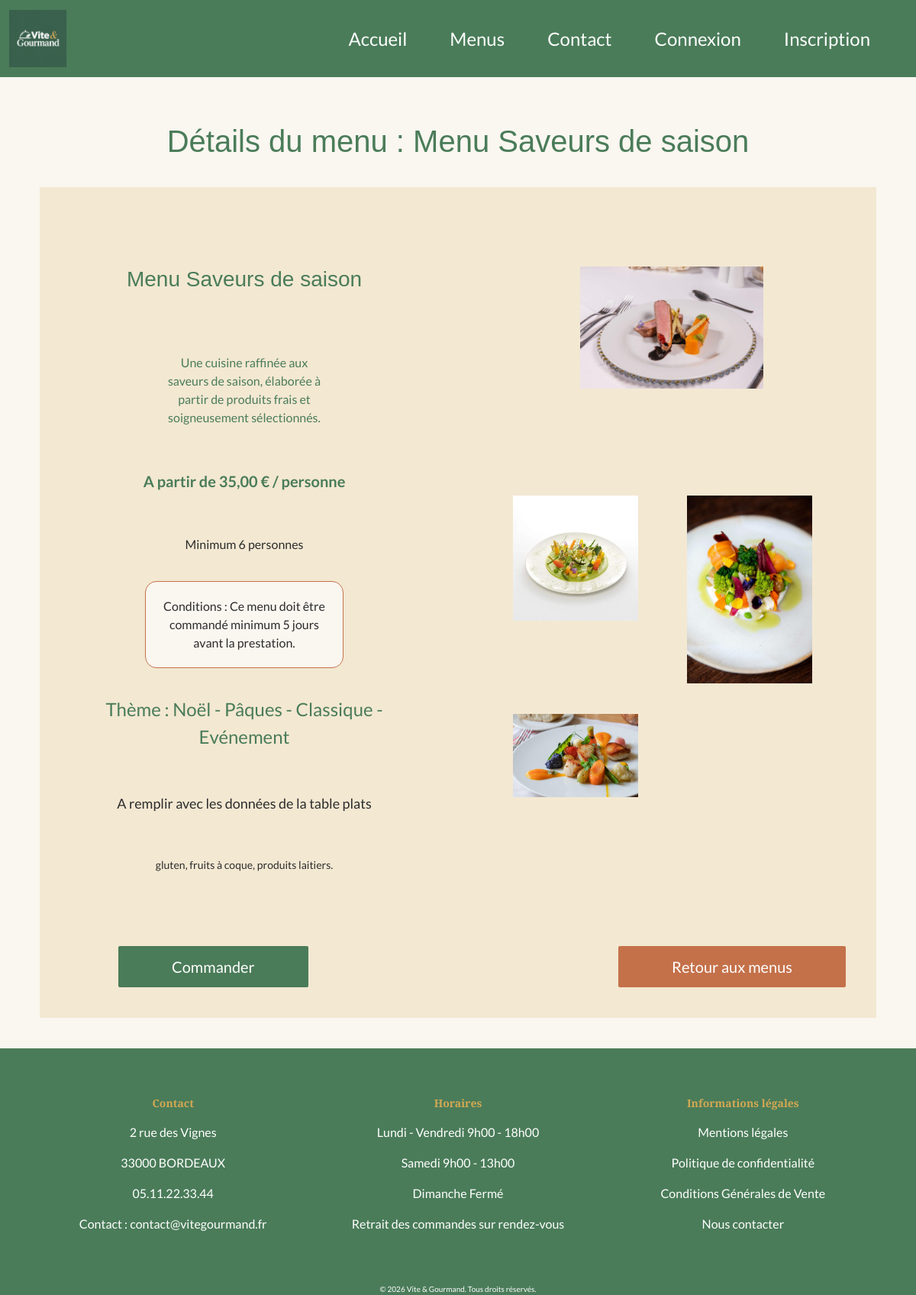
Page /?page=menu_details&id=3 on the committed database.
### tables this page shows
CREATE TABLE IF NOT EXISTS menus 
(
id INT NOT NULL PRIMARY KEY AUTO_INCREMENT,
nomMenu VARCHAR (250) NOT NULL,
description VARCHAR (250) NOT NULL,
theme VARCHAR (250) NOT NULL,
nbPersonneMin INTEGER NOT NULL,
prix FLOAT NOT NULL,
conditions VARCHAR (250) NOT NULL,
regime VARCHAR (250) NOT NULL,
allergenes VARCHAR (250) NOT NULL,
stock INTEGER NOT NULL,
image VARCHAR (250) NOT NULL
);

### src/Repository/MenuRepository.php (called while the page is built, shortened)
<?php
class MenuRepository
{
    private Database $database;
    public function __construct(Database $database)
    {
        $this->database = $database;
    }
    public function findById(int $id) : ?array
    {
        $pdo = $this->database->getConnection();
        $idMenu = $pdo->prepare("SELECT id, nomMenu, theme, prix, conditions, `description`, nbPersonneMin, `image`, allergenes FROM menus WHERE id = :id;");
        $idMenu->execute(
            [
            ':id' => $id
            ]
        );
        $result = $idMenu->fetch(PDO::FETCH_ASSOC);
        return $result ?: null;
    }
}

### templates/menu_details.php (the view, shortened to what this page needs)
<?php
    require __DIR__ . '/partials/head.php';
?>
<body>
<?php
    require __DIR__ . '/partials/header.php';
?>
<main>
    <div>
        <h1 class="detail-title">Détails du menu : <?= htmlspecialchars($idMenu['nomMenu']) ?></h1>
    </div>
    <section class="container-fluid">
    <div class="main-detail">
    <div class="row row-cols-2 row-cols-md-2 g-4 container-detail">
        <div class="col detail-inner">
            <h3 class="detail-title"><?= htmlspecialchars($idMenu['nomMenu']) ?></h3>
            <p class="detail-description"><?= htmlspecialchars($idMenu['description']) ?></p>
            <p class="detail-price">A partir de <?= htmlspecialchars(number_format($idMenu['prix'], 2, ',', ' ')) ?> € / personne</p>
            <p class="detail-min">Minimum <?= htmlspecialchars((string) $idMenu['nbPersonneMin']) ?> personnes</p>
            <p class="detail-condition"><?= htmlspecialchars($idMenu['conditions']) ?></p>
            <p class="detail-theme">Thème : <?= htmlspecialchars($idMenu['theme']) ?></p>
            <p class="detail-plat">A remplir avec les données de la table plats</p>
            <p class="detail-allergene"><?= htmlspecialchars($idMenu['allergenes']) ?></p>
        </div>
                <div class="col">
        <div class="main-img">
            <img src="/images/<?=($idMenu['image'])?>" alt="Image du <?= htmlspecialchars($idMenu['nomMenu']) ?>" >
        </div>
        <div class="row row-cols-2 row-cols-md-2 detail-img">
            <div class="col">
            <img src="/images/Menu saveurs de saison 1.jpg" alt="Menu saveurs de saison 1.jpg">
            </div>
            <div class="col">
            <img src="/images/Menu saveurs de saison 2.jpg" alt="Menu saveurs de saison 2.jpg">
            </div>
            <div class="col">
            <img src="/images/Menu saveurs de saison 3.jpg" alt="Menu saveurs de saison 3.jpg">
            </div>
        </div>
        </div>
    </div>
    <div class="col boutons">
        <a class="btn-command" href="/?page=commande_create&menu_id=<?=  $idMenu['id'] ?>">Commander</a>
        <a class="btn-menu" href="/?page=menus">Retour aux menus</a>
    </div>
    </div>
    </section>
</main>
<?php
    require __DIR__ . '/partials/footer.php';
?>
</body>
</html>

### public/index.php (shortened to what this page needs)
<?php
$data = new Database();
$menuRepo = new MenuRepository($data);
$menuController = new MenuController($menuRepo);
if (isset($_GET['page']) && $_GET['page'] === 'menu_details') {
    $menuController->showDetailMenu();
}

### src/Controller/MenuController.php (shortened to what this page needs)
<?php
class MenuController
{
    private MenuRepository $menuRepository;
    public function __construct(MenuRepository $menuRepository)
    {
        $this->menuRepository = $menuRepository;
    }
    public function showDetailMenu(): void
    {
        if (isset($_GET['id'])) {
            $idMenu = $this->menuRepository->findById((int)$_GET['id']);
            require __DIR__ . '/../../templates/menu_details.php';
        } else {
            header('location:http://localhost:8000/?page=menus');
            exit;
        }
    }
}

### templates/partials/head.php (shortened to what this page needs)
<!DOCTYPE html>
<html lang="fr">
<head>
    <link rel="stylesheet" href="https://cdnjs.cloudflare.com/ajax/libs/font-awesome/6.5.2/css/all.min.css" />
    <link href="https://cdn.jsdelivr.net/npm/bootstrap@5.3.8/dist/css/bootstrap.min.css" rel="stylesheet">
    <link rel="stylesheet" href="/css/style.css">
</head>

### templates/partials/header.php (shortened to what this page needs)
<nav class="navbar navbar-expand-lg navbar-dark">
    <div class="container-fluid">
        <a class="navbar-brand">
            <img class="logo" src="/images/Logo vite et gourmand 2.png" alt="Logo traiteur Vite et Gourmand" width="75" height="75">
        </a>
        <div class="collapse navbar-collapse" id="navbarNav">
            <ul class="navbar-nav">
                <li class="nav-item">
                    <a class="nav-link" href="/?page=home">Accueil</a>
                </li>
                <li class="nav-item">
                    <a class="nav-link" href="/?page=menus">Menus</a>
                </li>
                <li class="nav-item">
                    <a class="nav-link" href="/?page=contact">Contact</a>
                </li>
                <?php  if((!isset($_SESSION ['user_id']))) :?>
                <li class="nav-item">
                    <a class="nav-link" href="/?page=login">Connexion</a>
                </li>
                <li class="nav-item">
                    <a class="nav-link" href="/?page=register">Inscription</a>
                </li>
                <?php endif ?>
            </ul>
        </div>
    </div>
</nav>

### templates/partials/footer.php
<footer class="footer">
    <div class="row row-cols-3 row-cols-md-3 g-4 mon-footer">
        <div class="col">
            <h3 class="footer-title">Contact</h3>
            <div class="footer-inner">
                <p>2 rue des Vignes</p>
                <p>33000 BORDEAUX</p>
                <p>05.11.22.33.44</p>
                <p>Contact : contact@vitegourmand.fr</p>
            </div>
        </div>
        <div class="col">
            <h3 class="footer-title">Horaires</h3>
            <div class="footer-inner">
                <p>Lundi - Vendredi 9h00 - 18h00</p>
                <p>Samedi 9h00 - 13h00</p>
                <p>Dimanche Fermé</p>
                <p>Retrait des commandes sur rendez-vous</p>
            </div>
        </div>
        <div class="col">
            <h3 class="footer-title">Informations légales</h3>
            <div class="footer-inner">
                <p>Mentions légales</p>
                <p>Politique de confidentialité</p>
                <p>Conditions Générales de Vente</p>
                    <div class="contact">
                        <a class="contact-link" href="/?page=contact">Nous contacter</a>
                    </div>
            </div>
        </div>
    </div>
    <div class="copyright">
        © 2026 Vite & Gourmand. Tous droits réservés.
    </div>
</footer>

### public/css/style.css (style rules this page uses)
* { margin: 0; padding: 0; box-sizing: border-box; }
:root { --primary: #4A7C59; --secondary: #C4714A; --accent: #D4A853; --avis: rgb(243, 232, 210); --bg: #FAF6F0; --text: #2C2C2C; }
html { width: 100%; }
body { background-color: var(--bg); }
[class*="title"] { font-family: Playfair display, sans-serif; color: var(--primary); }
p { font-family: lato, sans-serif; }
[class*="price"] { font-weight: bold; font-size: 20px; }
.navbar { align-items: center; width: 100%; height: auto; background-color: var(--primary); }
.logo { max-width: 150px; max-height: 85px; }
.nav-link { color: white; font-size: 24px; padding: 20px 16px; }
.navbar-collapse { justify-content: flex-end; list-style: none; display: flex; margin-right: 40px; }
ul.navbar-nav { justify-content: space-between; gap: 40px; }
body { font-family: lato, sans-serif; }
.footer { width: 100%; background-color: var(--primary); }
.mon-footer { display: flex; margin: auto; padding: 40px; }
.footer-title { color: var(--accent); font-size: 14px; font-weight: bold; display: flex; justify-content: center; }
.footer-inner { display: flex; flex-direction: column; align-items: center; padding: 10px; color: white; }
.contact-link { color: white; text-decoration: none; font-size: 16px; }
.copyright { display: flex; justify-content: center; font-size: 10px; color: white; }
.detail-title { display: flex; justify-content: center; margin: 40px; padding: 20px; }
.main-detail { margin: 40px; background-color: var(--avis); }
.detail-inner { color: var(--primary); display: flex; flex-direction: column; align-items: center; text-align: center; padding: 20px; }
.detail-inner p { padding: 20px; }
.detail-description { width: 50%; }
.detail-min { color: var(--text); font-size: 16px; }
.detail-condition { padding: 10px; width: 50%; font-size: 16px; background-color: var(--bg); color: var(--text); border: 1px solid; border-radius: 15px; border-color: var(--secondary); }
.detail-theme { font-size: 24px; }
.detail-plat { color: var(--text); font-size: 18px; }
.detail-allergene { color: var(--text); font-size: 14px; }
.boutons { display: flex; justify-content: flex-end; gap: 40%; padding: 40px; }
.btn-command { text-decoration: none; font-size: 20px; color: white; background: var(--primary); padding:12px 70px; border: none; border-radius: 2px; }
.btn-menu { text-decoration: none; font-size: 20px; color: white; background: var(--secondary); padding:12px 70px; border: none; border-radius: 2px; }
.main-img { padding: 40px; display: flex; justify-content: center; }
.detail-img { width: 100%; padding: 40px; }
.main-img img { width: 70%; padding: 40px; }
.detail-img img { max-width: 100%; padding: 20px; }
.detail-img .col { display: flex; justify-content: center; align-items: flex-start; }

### rows in the picture
menus: nomMenu "Menu Saveurs de saison", description "Une cuisine raffinée aux saveurs de saison, élaborée à partir de produits frais et soigneusement sélectionnés.", prix "35,00", nbPersonneMin "6", conditions "Conditions : Ce menu doit être commandé minimum 5 jours avant la prestation.", theme "Noël - Pâques - Classique - Evénement", allergenes "gluten, fruits à coque, produits laitiers.", image (picture)
